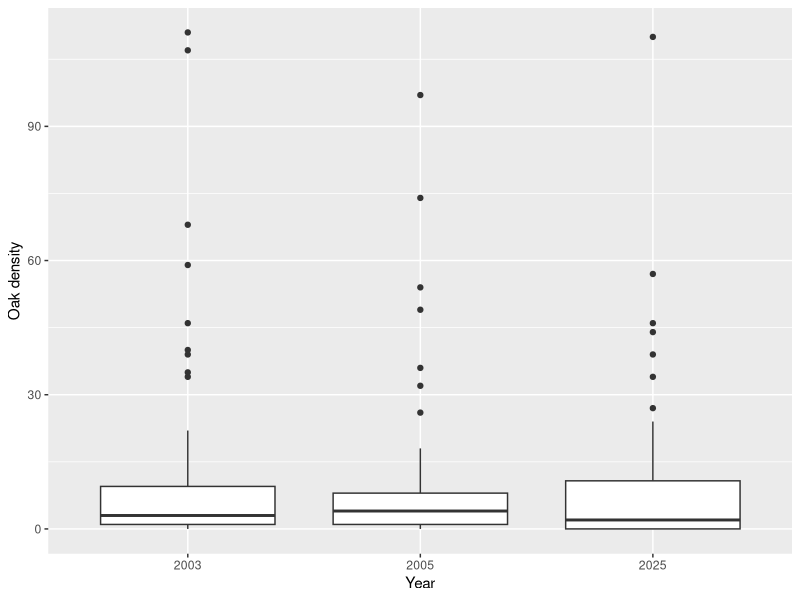
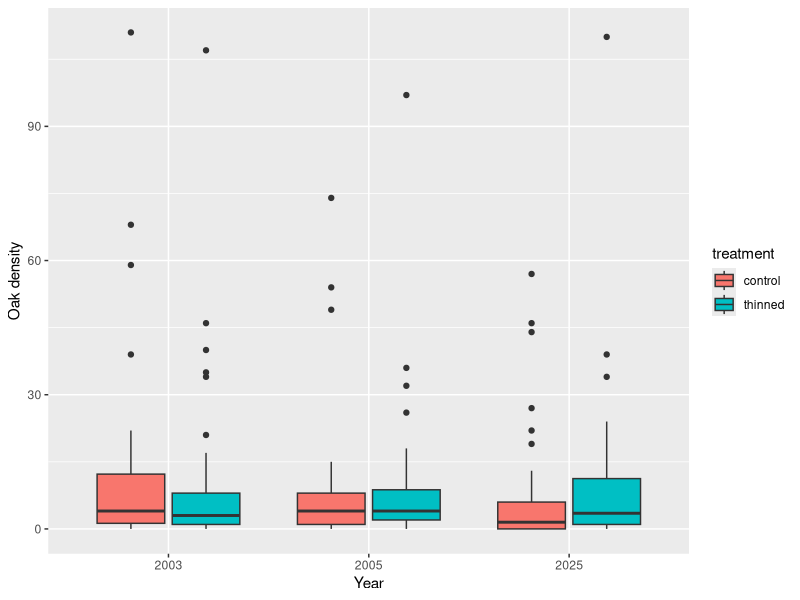
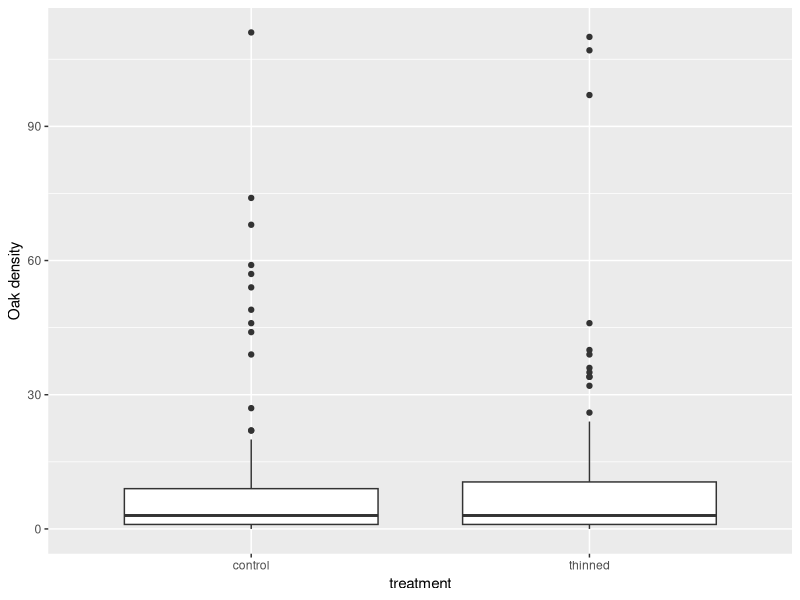
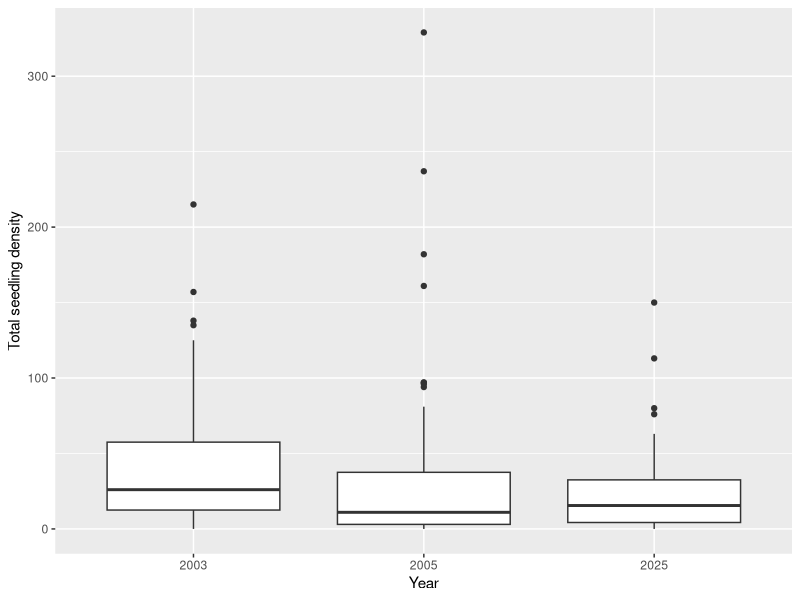
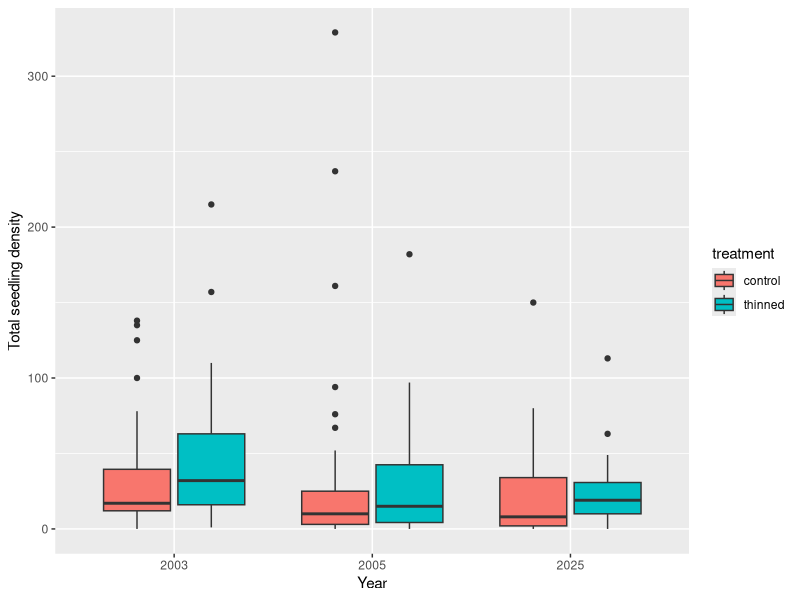
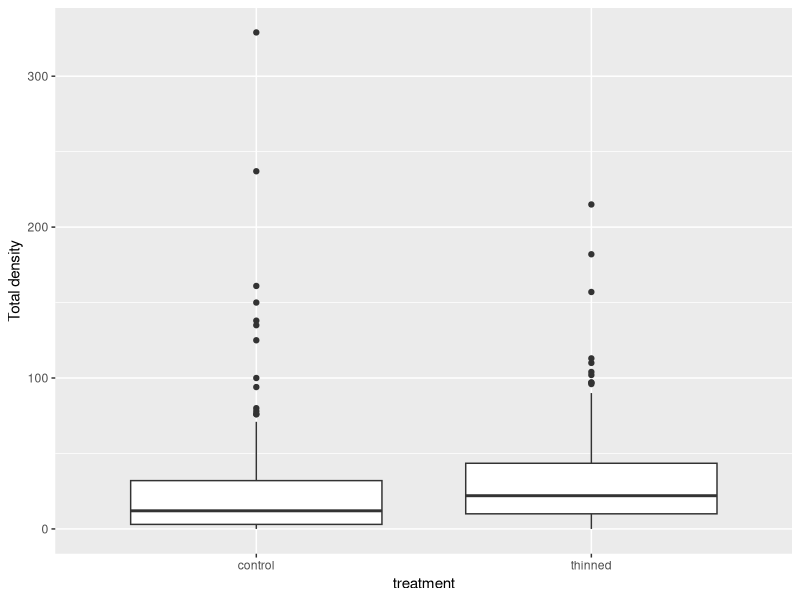
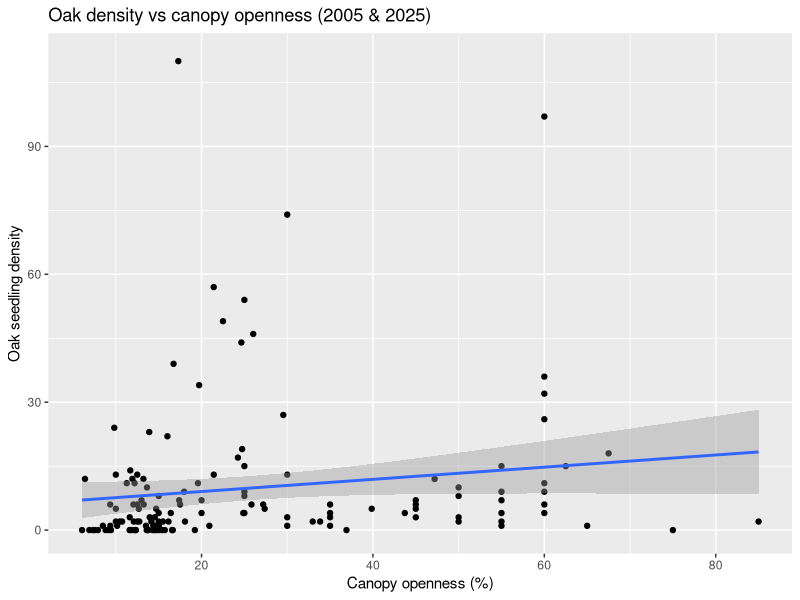
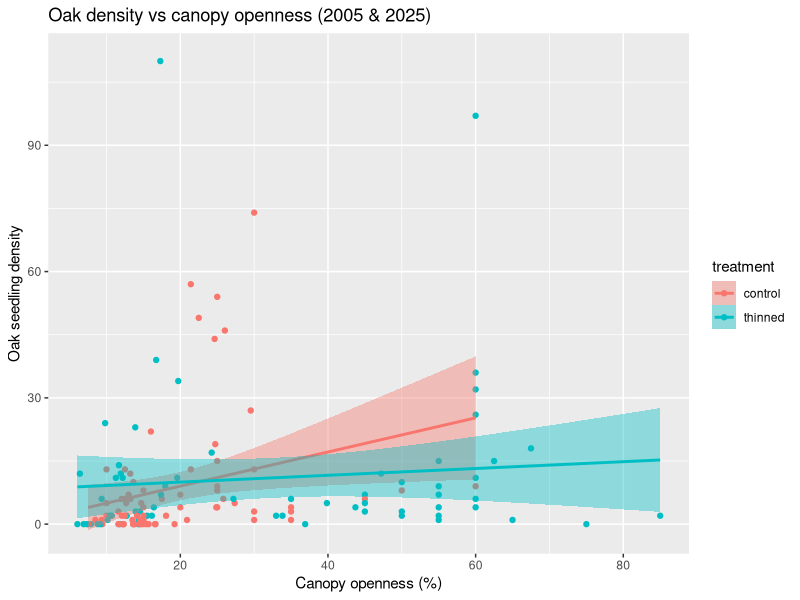

These charts were generated, in order, by the following R code:
#Exploratory figures 16/3/2026

library(readr)
library(dplyr)
library(ggplot2)

regeneration_all <- read_csv("processed_data/regeneration_all.csv")


#Oak density 2003 vs 2005 vs 2025
oak_density <- regeneration_all %>%
  filter(species == "Quercus sp.") %>%
  group_by(site, plot, treatment, year, transect, subplot, area_m2, canopy_openness, pH, quercus_sp_ba, total_ba) %>%
  summarise(oak_density = sum(density), .groups = "drop")

ggplot(oak_density,
       aes(x = factor(year), y = oak_density)) +
  geom_boxplot() + 
  labs(x = "Year", y = "Oak density")

#Control and treatment separately
ggplot(oak_density,
       aes(x = factor(year), y = oak_density, fill = treatment)) +
  geom_boxplot() + 
  labs(x = "Year", y = "Oak density")

#Overall oak density by treatment (not important)
ggplot(oak_density,
       aes(x = factor(treatment), y = oak_density)) +
  geom_boxplot() + 
  labs(x = "treatment", y = "Oak density")


#Total seedling density 2003 vs 2005 vs 2025
total_density <- regeneration_all %>% 
  group_by(site, plot, treatment, year, transect, subplot, area_m2, canopy_openness, pH, total_ba) %>% 
  summarise(total_density = sum(density), .groups = "drop")

ggplot(total_density,
       aes(x = factor(year), y = total_density)) +
  geom_boxplot() + 
  labs(x = "Year", y = "Total seedling density")

#Control and treatment separately
ggplot(total_density,
       aes(x = factor(year), y = total_density, fill = treatment)) +
  geom_boxplot() + 
  labs(x = "Year", y = "Total seedling density")

#Total density by treatment (not important)
ggplot(total_density,
       aes(x = factor(treatment), y = total_density)) +
  geom_boxplot() + 
  labs(x = "treatment", y = "Total density")


#Oak density vs canopy openness, 2005 & 2025 (2003 no canopy values)
ggplot(oak_density, aes(x = canopy_openness, y = oak_density)) + 
  geom_point() +
  geom_smooth(method = "lm") +
  labs(x = "Canopy openness (%)",
       y = "Oak seedling density",
       title = "Oak density vs canopy openness (2005 & 2025)")

#2005 & 2025 with treatment
ggplot(oak_density, aes(x = canopy_openness, y = oak_density, fill = treatment, color = treatment)) + 
  geom_point() +
  geom_smooth(method = "lm") +
  labs(x = "Canopy openness (%)",
       y = "Oak seedling density",
       title = "Oak density vs canopy openness (2005 & 2025)")

#2005
ggplot(oak_density %>% filter(year == 2005), 
       aes(x = canopy_openness, y = oak_density)) + 
  geom_point() +
  geom_smooth(method = "lm") +
  labs(x = "Canopy openness (%)",
       y = "Oak seedling density",
       title = "Oak density vs canopy openness (2005)")

#2005 with treatment
ggplot(oak_density %>% filter(year == 2005), 
       aes(x = canopy_openness, y = oak_density, fill = treatment, color = treatment)) + 
  geom_point() +
  geom_smooth(method = "lm") +
  labs(x = "Canopy openness (%)",
       y = "Oak seedling density",
       title = "Oak density vs canopy openness (2005)")

#2025 (canopy openness was measured for all subplots)
ggplot(oak_density %>% filter(year == 2025),
       aes(x = canopy_openness, y = oak_density)) + 
  geom_point() +
  geom_smooth(method = "lm") +
  labs(x = "Canopy openness (%)",
       y = "Oak seedling density",
       title = "Oak density vs canopy openness (2025)")

#2025 with treatment
ggplot(oak_density %>% filter(year == 2025),
       aes(x = canopy_openness, y = oak_density, fill = treatment, color = treatment)) + 
  geom_point() +
  geom_smooth(method = "lm") +
  labs(x = "Canopy openness (%)",
       y = "Oak seedling density",
       title = "Oak density vs canopy openness (2025)")


#Total seedling density vs canopy openness, 2005 & 2025
ggplot(total_density, aes(x = canopy_openness, y = total_density)) +
  geom_point() +
  geom_smooth(method = "lm") +
  labs(x = "Canopy openness (%)",
       y = "Total seedling density",
       title = "Total seedling density vs canopy openness (2005 & 2025)")

#2005 & 2025 with treatment
ggplot(total_density, aes(x = canopy_openness, y = total_density, fill = treatment, color = treatment)) +
  geom_point() +
  geom_smooth(method = "lm") +
  labs(x = "Canopy openness (%)",
       y = "Total seedling density",
       title = "Total seedling density vs canopy openness (2005 & 2025)")

#2005
ggplot(total_density %>% filter(year == 2005),
       aes(x = canopy_openness, y = total_density)) +
  geom_point() +
  geom_smooth(method = "lm") +
  labs(x = "Canopy openness (%)",
       y = "Total seedling density",
       title = "Total seedling density vs canopy openness (2005)")

#2005 with treatment
ggplot(total_density %>% filter(year == 2005),
       aes(x = canopy_openness, y = total_density, fill = treatment, color = treatment)) +
  geom_point() +
  geom_smooth(method = "lm") +
  labs(x = "Canopy openness (%)",
       y = "Total seedling density",
       title = "Total seedling density vs canopy openness (2005)")

#2025
ggplot(total_density %>% filter(year == 2025),
       aes(x = canopy_openness, y = total_density)) +
  geom_point() +
  geom_smooth(method = "lm") +
  labs(x = "Canopy openness (%)",
       y = "Total seedling density",
       title = "Total seedling density vs canopy openness (2025)")

#2025 with treatment
ggplot(total_density %>% filter(year == 2025),
       aes(x = canopy_openness, y = total_density, fill = treatment, color = treatment)) +
  geom_point() +
  geom_smooth(method = "lm") +
  labs(x = "Canopy openness (%)",
       y = "Total seedling density",
       title = "Total seedling density vs canopy openness (2025)")

#Without oak
others_density <- regeneration_all %>% 
  filter(species != "Quercus sp.") %>% 
  group_by(site, plot, treatment, year, transect, subplot, area_m2, canopy_openness, pH, quercus_sp_ba, total_ba) %>%
  summarise(others_density = sum(density), .groups = "drop")

#2005 & 2025 without oak
ggplot(others_density, aes(x = canopy_openness, y = others_density)) +
  geom_point() +
  geom_smooth(method = "lm") +
  labs(x = "Canopy openness (%)",
       y = "Total seedling density without oak",
       title = "Total seedling density (no oaks) vs canopy openness (2005 & 2025)")

#With treatment
ggplot(others_density, aes(x = canopy_openness, y = others_density, fill = treatment, color = treatment)) +
  geom_point() +
  geom_smooth(method = "lm") +
  labs(x = "Canopy openness (%)",
       y = "Total seedling density without oak",
       title = "Total seedling density (no oaks) vs canopy openness (2005 & 2025)")

#2005 without oak
ggplot(others_density %>% filter(year == 2005),
       aes(x = canopy_openness, y = others_density)) +
  geom_point() +
  geom_smooth(method = "lm") +
  labs(x = "Canopy openness (%)",
       y = "Total seedling density without oak",
       title = "Total seedling density (no oaks) vs canopy openness (2005)")

#With treatment
ggplot(others_density %>% filter(year == 2005),
       aes(x = canopy_openness, y = others_density, fill = treatment, color = treatment)) +
  geom_point() +
  geom_smooth(method = "lm") +
  labs(x = "Canopy openness (%)",
       y = "Total seedling density without oak",
       title = "Total seedling density (no oaks) vs canopy openness (2005)")

#Only 2025 without oak
ggplot(others_density %>% filter(year == 2025),
       aes(x = canopy_openness, y = others_density)) +
  geom_point() +
  geom_smooth(method = "lm") +
  labs(x = "Canopy openness (%)",
       y = "Total seedling density without oak",
       title = "Total seedling density (no oak) vs canopy openness (2025)")

#With treatment
ggplot(others_density %>% filter(year == 2025),
       aes(x = canopy_openness, y = others_density, fill = treatment, color = treatment)) +
  geom_point() +
  geom_smooth(method = "lm") +
  labs(x = "Canopy openness (%)",
       y = "Total seedling density without oak",
       title = "Total seedling density (no oak) vs canopy openness (2025)")


#Oak density vs pH
ggplot(oak_density, aes(x = pH, y = oak_density, fill = treatment, color = treatment)) + 
  geom_point() +
  geom_smooth(method = "lm") +
  labs(x = "pH", y = "Oak seedling density")

#Total seedling density vs pH
ggplot(total_density, aes(x = pH, y = total_density, fill = treatment, color = treatment)) + 
  geom_point() +
  geom_smooth(method = "lm") +
  labs(x = "pH", y = "Total seedling density")

#Other species' seedling density vs pH
ggplot(others_density, aes(x = pH, y = others_density, fill = treatment, color = treatment)) + 
  geom_point() +
  geom_smooth(method = "lm") +
  labs(x = "pH", y = "Other species' seedling density")


#Oak seedling density vs oak basal area (color = site?)
ggplot(oak_density, aes(x = quercus_sp_ba, y = oak_density, fill = treatment)) + 
  geom_point() + 
  geom_smooth(method = "lm") +
  labs(x = "Oak basal area", y = "Oak seedling density")

#Oak seedling density vs total basal area
ggplot(oak_density, aes(x = total_ba, y = oak_density, fill = treatment)) + 
  geom_point() + 
  geom_smooth(method = "lm") +
  labs(x = "Total basal area", y = "Oak seedling density")
